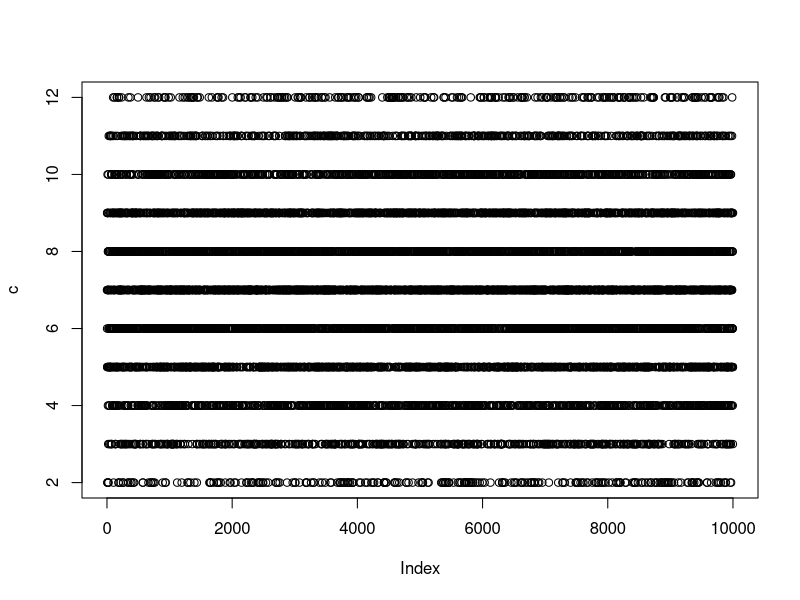
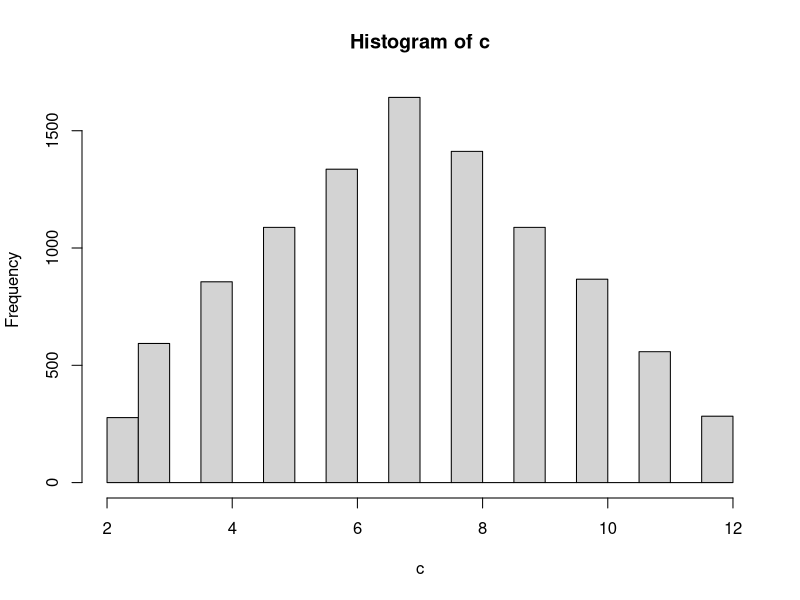
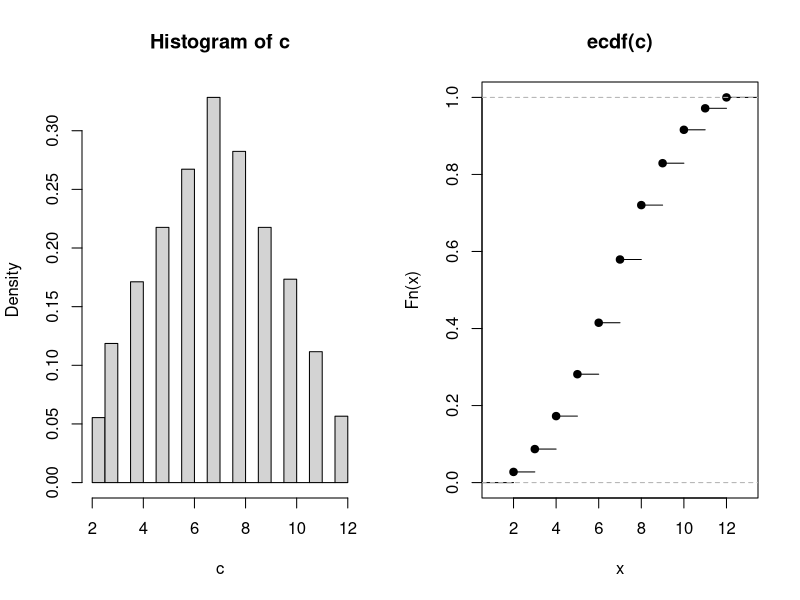
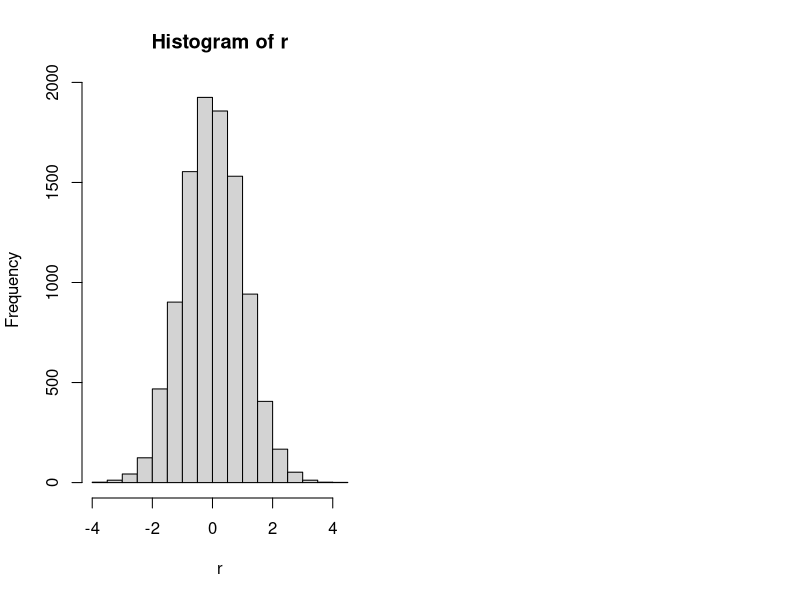

The R source for these figures, in order:
############L6###################
#What we learned from here?
#Big sample's random variable follows CLT!
#percentile norm function shows us where the exact number is in percentile.
#function things? 

#dicefunction
roll=function(x){
dice1=sample(c(1,2,3,4,5,6),size=x,rep=T)
dice2=sample(c(1,2,3,4,5,6),size=x,rep=T)
ss=dice1+dice2
print(ss)
}
c=roll(10000)
plot(c)
hist(c)
par(mfrow=c(1,2))
hist(c,freq=F)
plot(ecdf(c))

#rnorm and pnorm
r=rnorm(10000,mean=0,sd=1)
hist(r)
#
pnorm((70-65.2)/5)
#
1-pnorm((1-3)/sqrt(5))